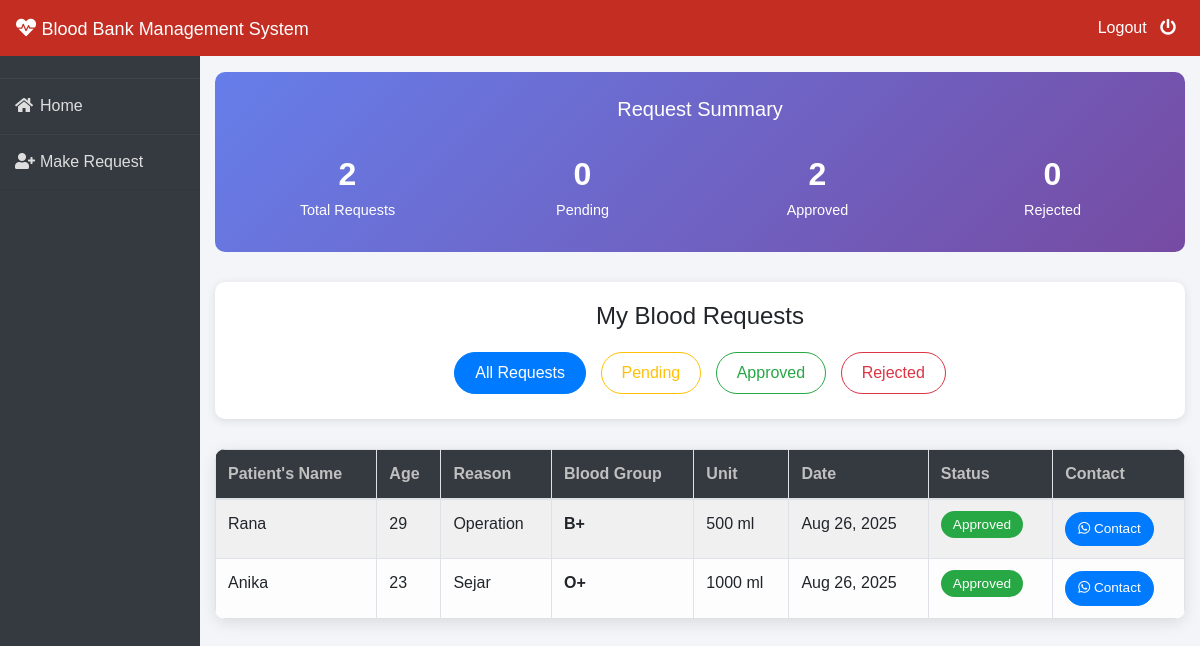
The page /patient/my-request/ (signed in) on the database its author committed.
### blood/models.py (models this page shows, shortened)
class BloodRequest(models.Model):
    request_by_patient=models.ForeignKey(pmodels.Patient,null=True,on_delete=models.CASCADE)
    request_by_donor=models.ForeignKey(dmodels.Donor,null=True,on_delete=models.CASCADE)
    patient_name=models.CharField(max_length=30)
    patient_age=models.PositiveIntegerField()
    reason=models.CharField(max_length=500)
    bloodgroup=models.CharField(max_length=10)
    unit=models.PositiveIntegerField(default=0)
    status=models.CharField(max_length=20,default="Pending")
    date=models.DateField(auto_now=True)

### patient/views.py (the view)
# urls.py: path('my-request/', views.my_request_view, name='my-request'),
@login_required
def my_request_view(request):
    patient = patient_models.Patient.objects.get(user_id=request.user.id)
    status_filter = request.GET.get('status', 'all')
    all_requests = blood_models.BloodRequest.objects.filter(request_by_patient=patient).order_by('-date')
    if status_filter == 'pending':
        blood_request = all_requests.filter(status='Pending')
    elif status_filter == 'approved':
        blood_request = all_requests.filter(status='Approved')
    elif status_filter == 'rejected':
        blood_request = all_requests.filter(status='Rejected')
    else:
        blood_request = all_requests
    total_requests = all_requests.count()
    pending_count = all_requests.filter(status='Pending').count()
    approved_count = all_requests.filter(status='Approved').count()
    rejected_count = all_requests.filter(status='Rejected').count()
    context = {
        'blood_request': blood_request,
        'current_filter': status_filter,
        'total_requests': total_requests,
        'pending_count': pending_count,
        'approved_count': approved_count,
        'rejected_count': rejected_count,
    }
    return render(request, 'patient/my_request.html', context)

### templates/patient/my_request.html (shortened to what this page needs)
{% extends 'patient/patientbase.html' %}
{% block content %}
{% load widget_tweaks %}
{% load static %}
<head>
</head>
<div class="container mt-4">
    <div class="status-summary">
        <h5 class="text-center mb-4">Request Summary</h5>
        <div class="row">
            <div class="col-md-3 col-sm-6">
                <div class="text-center">
                    <span style="font-size: 2rem; font-weight: bold; display: block;">{{ total_requests }}</span>
                    <span style="font-size: 0.9rem;">Total Requests</span>
                </div>
            </div>
            <div class="col-md-3 col-sm-6">
                <div class="text-center">
                    <span style="font-size: 2rem; font-weight: bold; display: block;">{{ pending_count }}</span>
                    <span style="font-size: 0.9rem;">Pending</span>
                </div>
            </div>
            <div class="col-md-3 col-sm-6">
                <div class="text-center">
                    <span style="font-size: 2rem; font-weight: bold; display: block;">{{ approved_count }}</span>
                    <span style="font-size: 0.9rem;">Approved</span>
                </div>
            </div>
            <div class="col-md-3 col-sm-6">
                <div class="text-center">
                    <span style="font-size: 2rem; font-weight: bold; display: block;">{{ rejected_count }}</span>
                    <span style="font-size: 0.9rem;">Rejected</span>
                </div>
            </div>
        </div>
    </div>
    <div class="filter-tabs">
        <h4 class="text-center mb-3">My Blood Requests</h4>
        <div class="text-center">
            <a href="{% url 'my-request' %}?status=all"
                class="btn btn-outline-primary filter-btn {% if current_filter == 'all' %}active-filter{% endif %}">
                All Requests
            </a>
            <a href="{% url 'my-request' %}?status=pending"
                class="btn btn-outline-warning filter-btn {% if current_filter == 'pending' %}active-filter{% endif %}">
                Pending
            </a>
            <a href="{% url 'my-request' %}?status=approved"
                class="btn btn-outline-success filter-btn {% if current_filter == 'approved' %}active-filter{% endif %}">
                Approved
            </a>
            <a href="{% url 'my-request' %}?status=rejected"
                class="btn btn-outline-danger filter-btn {% if current_filter == 'rejected' %}active-filter{% endif %}">
                Rejected
            </a>
        </div>
    </div>
    <div class="table-container">
        {% if blood_request %}
        <table class="table table-light table-hover table-bordered table-striped mb-0">
            <thead class="bg-dark">
                <tr>
                    <th scope="col" style="color: rgb(192, 192, 192);">Patient's Name</th>
                    <th scope="col" style="color: rgb(192, 192, 192);">Age</th>
                    <th scope="col" style="color: rgb(192, 192, 192);">Reason</th>
                    <th scope="col" style="color: rgb(192, 192, 192);">Blood Group</th>
                    <th scope="col" style="color: rgb(192, 192, 192);">Unit</th>
                    <th scope="col" style="color: rgb(192, 192, 192);">Date</th>
                    <th scope="col" style="color: rgb(192, 192, 192);">Status</th>
                    <th scope="col" style="color: rgb(192, 192, 192);">Contact</th>
                </tr>
            </thead>
            <tbody>
                {% for t in blood_request %}
                <tr>
                    <td>{{t.patient_name}}</td>
                    <td>{{t.patient_age}}</td>
                    <td>{{t.reason}}</td>
                    <td><strong>{{t.bloodgroup}}</strong></td>
                    <td>{{t.unit}} ml</td>
                    <td>{{t.date|date:"M d, Y"}}</td>
                    <td>
                        {% if t.status == 'Approved' %}
                        <span class="status-label status-approved">Approved</span>
                        {% elif t.status == 'Rejected' %}
                        <span class="status-label status-rejected">Rejected</span>
                        {% else %}
                        <span class="status-label status-pending">Pending</span>
                        {% endif %}
                    </td>
                    <td>
                        {% if t.status == 'Approved' %}
                        <a href="https://wa.me/{{ settings.ADMIN_WHATSAPP_NUMBER }}" class="btn btn-primary contact-btn"
                            target="_blank">
                            <i class="fab fa-whatsapp"></i> Contact
                        </a>
                        {% endif %}
                    </td>
                </tr>
                {% endfor %}
            </tbody>
        </table>
        {% endif %}
    </div>
</div>
{% endblock content %}

### templates/patient/patientbase.html (shortened to what this page needs)
<!DOCTYPE html>
<html lang="en">
<head>
    <link rel="stylesheet" href="https://maxcdn.bootstrapcdn.com/bootstrap/4.0.0/css/bootstrap.min.css">
    <link rel="stylesheet" href="https://cdnjs.cloudflare.com/ajax/libs/font-awesome/5.14.0/css/all.css">
</head>
<body>
    <nav class="navbar navbar-expand-lg navbar-light fixed-top bg-danger">
        <a style="color:white;" class="navbar-brand" href="/patient/my-request"><i class="fa fa-heartbeat"></i>&nbsp;<font face = "Comic sans MS" size ="4">Blood Bank Management System</font></a>
        <div class="navbar-collapse collapse w-100 order-3 dual-collapse2">
            <ul class="navbar-nav ml-auto">
                <li class="nav-item">
                    <a class="nav-link" style="color: white;" href="{% url 'patientlogout' %}">Logout &nbsp; <i class="fa fa-power-off"></i></a>
                </li>
            </ul>
        </div>
      </nav>
<br><br>
<div class="wrapper">
    <div class="sidebar">
        <ul>
            <li><a style="text-decoration:none;" href="/patient/my-request"><i class="fas fa-home"></i>Home</a></li>
            <li><a style="text-decoration:none;" href="/patient/make_request"><i class="fas fa-user-plus"></i>Make Request</a></li>
        </ul>
    </div>
    <div class="main_content">
{% block content %}
{% endblock content %}
    </div>
</div>
</body>
</html>

### templates/patient/patientbase.html (style rules this page uses)
.row { padding: 5px; }
* { margin: 0; padding: 0; box-sizing: border-box; list-style: none; text-decoration: none; font-family: 'Josefin Sans', sans-serif; }
body { background-color: #f3f5f9; }
.bg-danger { background-color: #c32d22!important; }
.wrapper { display: flex; position: relative; }
.wrapper .sidebar { width: 200px; height: 100%; background: #343a40; padding: 30px 0px; position: fixed; }
.wrapper .sidebar ul li { padding: 15px; border-bottom: 1px solid #dedede; border-bottom: 1px solid rgba(0,0,0,0.05); border-top: 1px solid rgba(255,255,255,0.05); }
.wrapper .sidebar ul li a { color: #dedede; display: block; }
.wrapper .sidebar ul li a .fas { width: 25px; }
.wrapper .main_content { width: 100%; margin-left: 200px; }

### templates/patient/my_request.html (style rules this page uses)
.status-label { color: white; padding: 6px 12px; border-radius: 20px; font-size: 0.85rem; font-weight: 500; }
.status-approved { background-color: #28a745; }
.filter-tabs { margin-bottom: 30px; background: white; padding: 20px; border-radius: 10px; box-shadow: 0 2px 10px rgba(0, 0, 0, 0.1); }
.filter-btn { margin: 5px; padding: 8px 20px; border-radius: 25px; }
.active-filter { background-color: #007bff !important; border-color: #007bff !important; color: white !important; }
.table-container { background: white; border-radius: 10px; box-shadow: 0 4px 15px rgba(0, 0, 0, 0.1); overflow: hidden; }
.status-summary { background: linear-gradient(135deg, #667eea 0%, #764ba2 100%); color: white; padding: 25px; border-radius: 10px; margin-bottom: 30px; }
.contact-btn { padding: 6px 12px; font-size: 0.85rem; border-radius: 20px; }

### rows shown on the page
BloodRequest: patient_name "Rana", patient_age "29", reason "Operation", bloodgroup "B+", unit "500", date "Aug 26, 2025", status "Approved"
BloodRequest: patient_name "Anika", patient_age "23", reason "Sejar", bloodgroup "O+", unit "1000", date "Aug 26, 2025", status "Approved"

### other values the page prints
{{ total_requests }} "2"
{{ pending_count }} "0"
{{ approved_count }} "2"
{{ rejected_count }} "0"
